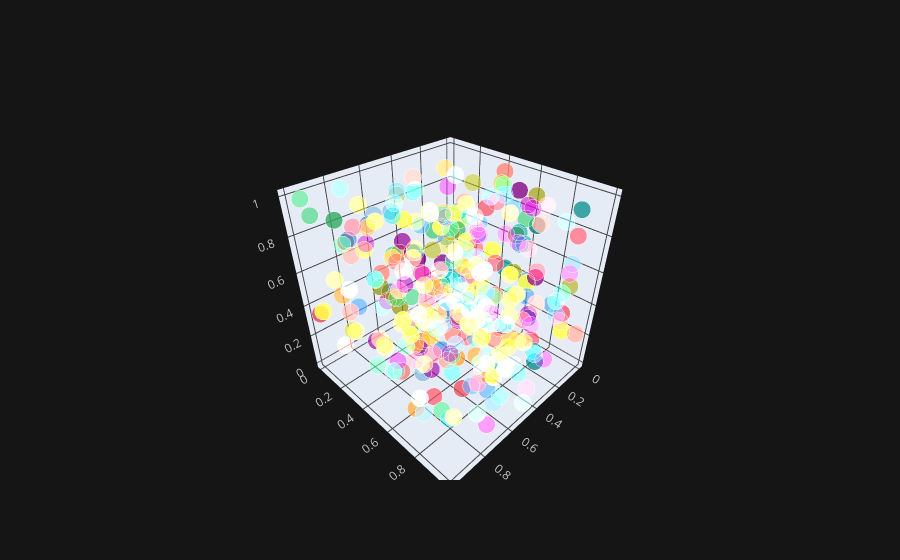

The cell this chart's notebook holds for it:
### Code cell
df.iplot(x='a',y='b',z='c',kind='scatter3d',theme='solar')

### Figure 1 — Plotly figure (JSON) as saved in the notebook; plotly's stock layout.template omitted (floating-point values rounded to 4 significant figures; data arrays with more than 128 entries replaced by an {"elided": "..."} marker saying what was removed)
{"data": [{"marker": {"color": {"elided": "300 str values"}, "opacity": 0.8, "size": {"elided": "300 int values"}, "symbol": "circle"}, "mode": "markers", "text": {"elided": "300 str values"}, "type": "scatter3d", "x": {"elided": "300 float values"}, "y": {"elided": "300 float values"}, "z": {"elided": "300 float values"}}], "layout": {"legend": {"bgcolor": "#151516", "font": {"color": "#D9D9D9"}}, "paper_bgcolor": "#151516", "plot_bgcolor": "#151516", "scene": {"xaxis": {"gridcolor": "#434343", "showgrid": true, "tickfont": {"color": "#C2C2C2"}, "title": {"font": {"color": "#D9D9D9"}, "text": ""}, "zerolinecolor": "#666570"}, "yaxis": {"gridcolor": "#434343", "showgrid": true, "tickfont": {"color": "#C2C2C2"}, "title": {"font": {"color": "#D9D9D9"}, "text": ""}, "zerolinecolor": "#666570"}, "zaxis": {"gridcolor": "#434343", "showgrid": true, "tickfont": {"color": "#C2C2C2"}, "title": {"font": {"color": "#D9D9D9"}, "text": ""}, "zerolinecolor": "#666570"}}, "title": {"font": {"color": "#D9D9D9"}}}}
